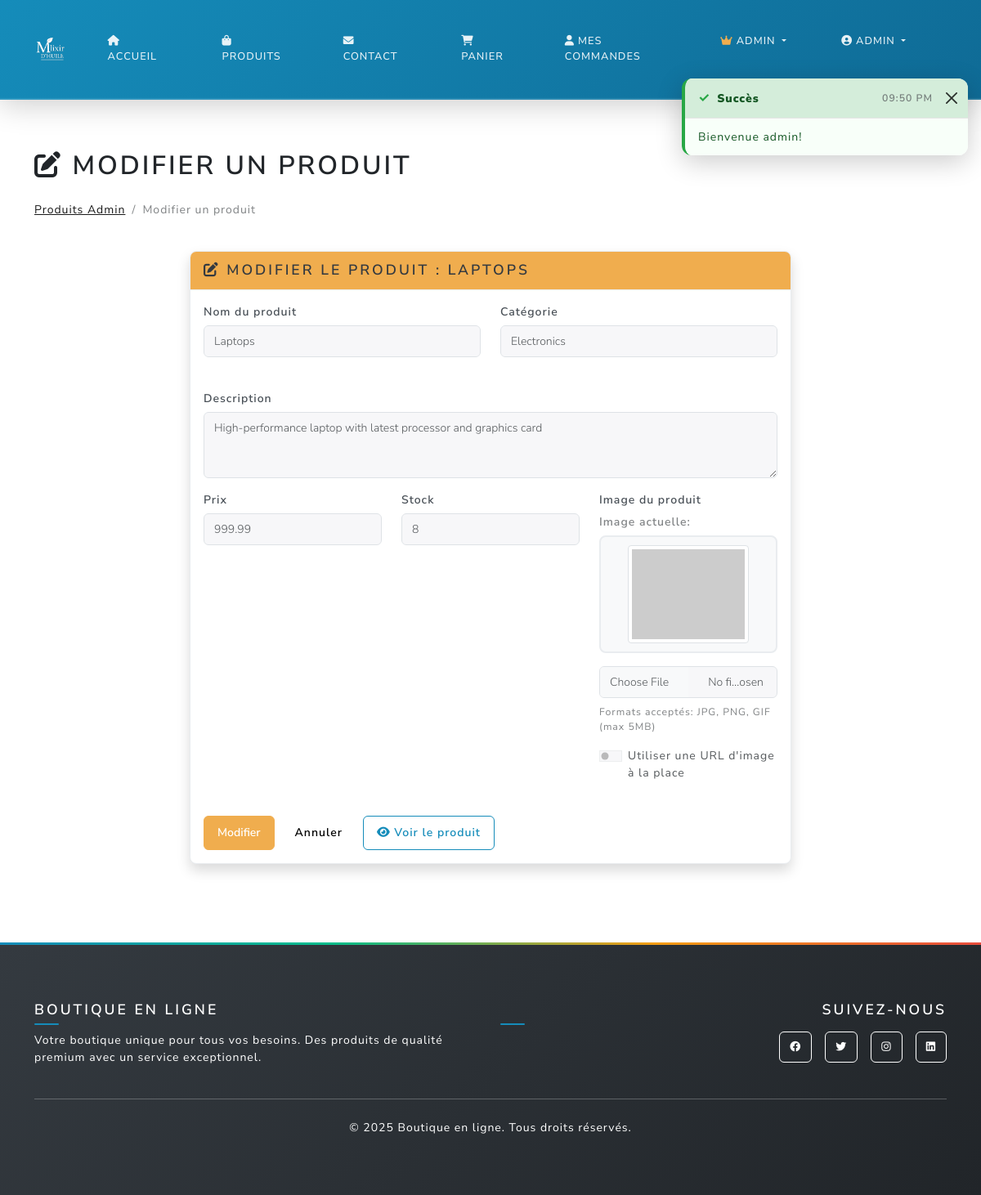
The app's page /admin/products/1/edit (signed in) with its own data.
### main.py (models this page shows)
class User(UserMixin, db.Model):
    id = db.Column(db.Integer, primary_key=True)
    username = db.Column(db.String(80), unique=True, nullable=False)
    email = db.Column(db.String(120), unique=True, nullable=False)
    password_hash = db.Column(db.String(120), nullable=False)
    phone = db.Column(db.String(20), nullable=True)
    address = db.Column(db.Text, nullable=True)
    ville = db.Column(db.String(100), nullable=True)  # NEW FIELD
    code_postal = db.Column(db.String(10), nullable=True)  # NEW FIELD
    is_admin = db.Column(db.Boolean, default=False)
    orders = db.relationship('Order', backref='user', lazy=True)

class Product(db.Model):
    id = db.Column(db.Integer, primary_key=True)
    name = db.Column(db.String(100), nullable=False)
    description = db.Column(db.Text, nullable=False)
    price = db.Column(db.Float, nullable=False)
    image_url = db.Column(db.String(200), default='https://via.placeholder.com/300x200')
    stock = db.Column(db.Integer, default=0)
    category = db.Column(db.String(50), nullable=False)

### main.py (the view, shortened to what this page needs)
@app.route('/admin/products/<int:product_id>/edit', methods=['GET', 'POST'])
@login_required
def edit_product(product_id):
    if not current_user.is_admin:
        return redirect_with_toast('home', 'Accès refusé', 'error')
    product = Product.query.get_or_404(product_id)
    form = ProductForm(obj=product)
    return render_template('edit_product.html', form=form, product=product)

### main.py
class ProductForm(FlaskForm):
    name = StringField('Product Name', validators=[DataRequired()])
    description = TextAreaField('Description', render_kw={'required': False})
    price = DecimalField('Price', validators=[DataRequired(), NumberRange(min=0)])
    stock = IntegerField('Stock', validators=[DataRequired(), NumberRange(min=0)])
    category = StringField('Category', validators=[DataRequired()])
    image_file = FileField('Image File', validators=[
        FileAllowed(['jpg', 'jpeg', 'png', 'gif'], 'Images only!')
    ])
    image_url = StringField('Image URL')
    submit = SubmitField('Add Product')

### main.py (called while the page is built, shortened)
@app.context_processor
def inject_return_stats():
    if current_user.is_authenticated:
        if current_user.is_admin:
            pending_returns = Return.query.filter_by(status='pending').count()
            return {'pending_returns_count': pending_returns}
    return {'pending_returns_count': 0}

@login_manager.user_loader
def load_user(user_id):
    return User.query.get(int(user_id))

@app.context_processor
def inject_toast_messages():
    toast_message = session.pop('toast_message', None)
    toast_type = session.pop('toast_type', None)
    return {
        'toast_message': toast_message,
        'toast_type': toast_type or 'info'
    }

@app.context_processor
def inject_cart_count():
    if current_user.is_authenticated:
        try:
            from sqlalchemy import inspect
            inspector = inspect(db.engine)
            if 'cart' in inspector.get_table_names():
                cart_count = Cart.query.filter_by(user_id=current_user.id).count()
                cart_total_quantity = db.session.query(db.func.sum(Cart.quantity))\
                    .filter_by(user_id=current_user.id).scalar() or 0
                return {
                    'cart_count': cart_count,
                    'cart_total_quantity': int(cart_total_quantity)
                }
        except Exception:
            pass
    return {'cart_count': 0, 'cart_total_quantity': 0}

def get_shipping_settings():
    settings = ShippingSettings.query.first()
    return settings

### templates/edit_product.html (shortened to what this page needs)
{% extends "base.html" %}
{% block content %}
<div style="padding-top: 80px;"></div>
<div style="padding-top: 80px;"></div>
<div class="container py-4">
  <div class="row">
    <div class="col-12">
      <h1 class="mb-4"><i class="fas fa-edit"></i> Modifier un produit</h1>
      <nav aria-label="breadcrumb">
        <ol class="breadcrumb">
          <li class="breadcrumb-item"><a href="{{ url_for('admin_products') }}">Produits Admin</a></li>
          <li class="breadcrumb-item active">Modifier un produit</li>
        </ol>
      </nav>
    </div>
  </div>
  <div class="row">
    <div class="col-md-8 mx-auto">
      <div class="card shadow">
        <div class="card-header bg-warning text-dark">
          <h5 class="mb-0"><i class="fas fa-edit"></i> Modifier le produit : {{ product.name }}</h5>
        </div>
        <div class="card-body">
          <form method="POST" enctype="multipart/form-data" id="editProductForm">
            <div class="row">
              <div class="col-md-6 mb-3">
                {{ form.name.label(class="form-label", text="Nom du produit") }}
                {{ form.name(class="form-control" + (" is-invalid" if form.name.errors else "")) }}
              </div>
              <div class="col-md-6 mb-3">
                {{ form.category.label(class="form-label", text="Catégorie") }}
                {{ form.category(class="form-control" + (" is-invalid" if form.category.errors else "")) }}
              </div>
            </div>
            <div class="mb-3">
              {{ form.description.label(class="form-label", text="Description") }}
              {{ form.description(class="form-control" + (" is-invalid" if form.description.errors else ""), rows="3") }}
            </div>
            <div class="row">
              <div class="col-md-4 mb-3">
                {{ form.price.label(class="form-label", text="Prix") }}
                {{ form.price(class="form-control" + (" is-invalid" if form.price.errors else "")) }}
              </div>
              <div class="col-md-4 mb-3">
                {{ form.stock.label(class="form-label", text="Stock") }}
                {{ form.stock(class="form-control" + (" is-invalid" if form.stock.errors else "")) }}
              </div>
              <div class="col-md-4 mb-3">
                <label class="form-label">Image du produit</label>
                <div class="current-image mb-3">
                  <label class="form-label text-muted">Image actuelle:</label>
                  <div class="current-image-container">
                    <img src="{{ product.image_url }}"
                         alt="{{ product.name }}"
                         class="img-thumbnail current-product-image"
                         style="max-width: 150px; max-height: 120px; object-fit: cover;"
                         onerror="this.src='https://via.placeholder.com/150x120?text=No+Image'">
                  </div>
                </div>
                <div class="image-upload-container">
                  <input type="file"
                         class="form-control mb-2"
                         id="image_file"
                         name="image_file"
                         accept="image/*"
                         onchange="previewImage(this, 'imagePreview')">
                  <div class="form-text">Formats acceptés: JPG, PNG, GIF (max 5MB)</div>
                </div>
                <div class="mt-3">
                  <div class="form-check form-switch">
                    <input class="form-check-input" type="checkbox" id="useUrlInstead" onchange="toggleImageInput()">
                    <label class="form-check-label" for="useUrlInstead">
                      Utiliser une URL d'image à la place
                    </label>
                  </div>
                </div>
              </div>
            </div>
            <div class="d-flex gap-2">
              {{ form.submit(class="btn btn-warning", value="Modifier", id="submitBtn") }}
              <a href="{{ url_for('admin_products') }}" class="btn btn-secondary">Annuler</a>
              <a href="{{ url_for('product_detail', product_id=product.id) }}" class="btn btn-outline-primary">
                <i class="fas fa-eye"></i> Voir le produit
              </a>
            </div>
          </form>
        </div>
      </div>
    </div>
  </div>
</div>
{% endblock %}

### templates/base.html (shortened to what this page needs)
<!DOCTYPE html>
<html lang="fr">
  <head>
    <link
      href="https://cdn.jsdelivr.net/npm/bootswatch@5.3.2/dist/lux/bootstrap.min.css"
      rel="stylesheet"
    />
    <link
      href="https://cdnjs.cloudflare.com/ajax/libs/font-awesome/6.0.0/css/all.min.css"
      rel="stylesheet"
    />
    <link
      href="{{ url_for('static', filename='css/style.css') }}"
      rel="stylesheet"
    />
  </head>
  <body>
    <nav class="navbar navbar-expand-lg navbar-dark {% if request.endpoint in ['home', 'contact'] %}navbar-transparent{% else %}navbar-solid{% endif %}" id="mainNavbar">
      <div class="container">
        <a class="navbar-brand d-flex align-items-center fw-bold" href="{{ url_for('home') }}">
          <img src="{{ url_for('static', filename='img/image1.png') }}"
               alt="E-SHOP Logo"
               style="height:40px; width:auto; border-radius:8px;">
        </a>
        <div class="collapse navbar-collapse" id="navbarNav">
          <ul class="navbar-nav me-auto">
            <li class="nav-item">
              <a class="nav-link" href="{{ url_for('home') }}">
                <i class="fas fa-home me-1"></i>Accueil
              </a>
            </li>
            <li class="nav-item">
              <a class="nav-link" href="{{ url_for('products') }}">
                <i class="fas fa-shopping-bag me-1"></i>Produits
              </a>
            </li>
            <li class="nav-item">
              <a class="nav-link" href="{{ url_for('contact') }}">
                <i class="fas fa-envelope me-1"></i>Contact
              </a>
            </li>
          </ul>
          <ul class="navbar-nav">
            {% if current_user.is_authenticated %}
              <li class="nav-item">
                <a class="nav-link position-relative" href="{{ url_for('cart') }}">
                  <i class="fas fa-shopping-cart me-1"></i>Panier
                </a>
              </li>
              <li class="nav-item">
                <a class="nav-link" href="{{ url_for('dashboard') }}">
                  <i class="fas fa-user me-1"></i>Mes commandes
                </a>
              </li>
              {% if current_user.is_admin %}
              <li class="nav-item dropdown">
                <a class="nav-link dropdown-toggle" href="#" role="button" data-bs-toggle="dropdown">
                  <i class="fas fa-crown me-1 text-warning"></i>Admin
                </a>
              </li>
              {% endif %}
              <li class="nav-item dropdown">
                <a class="nav-link dropdown-toggle" href="#" role="button" data-bs-toggle="dropdown">
                  <i class="fas fa-user-circle me-1"></i>{{ current_user.username }}
                </a>
              </li>
            {% endif %}
          </ul>
        </div>
      </div>
    </nav>
    <main>{% block content %}{% endblock %}</main>
    <footer class="bg-dark text-white py-5 mt-5">
      <div class="container">
        <div class="row">
          <div class="col-md-6">
            <h5 class="fw-bold mb-3">Boutique en ligne</h5>
            <p class="text-white">
              Votre boutique unique pour tous vos besoins. Des produits de qualité
              premium avec un service exceptionnel.
            </p>
          </div>
          <div class="col-md-6 text-md-end">
            <h5 class="fw-bold mb-3">Suivez-nous</h5>
            <div class="d-flex justify-content-md-end gap-3">
              <a href="#" class="btn btn-outline-light btn-sm">
                <i class="fab fa-facebook"></i>
              </a>
              <a href="#" class="btn btn-outline-light btn-sm">
                <i class="fab fa-twitter"></i>
              </a>
              <a href="#" class="btn btn-outline-light btn-sm">
                <i class="fab fa-instagram"></i>
              </a>
              <a href="#" class="btn btn-outline-light btn-sm">
                <i class="fab fa-linkedin"></i>
              </a>
            </div>
          </div>
        </div>
        <hr class="my-4" />
        <div class="text-center">
          <p class="text-white mb-0">
            &copy; <span id="year"></span> Boutique en ligne. Tous droits réservés.
          </p>
        </div>
      </div>
    </footer>
    <div class="toast-container position-fixed end-0 p-3" style="z-index: 1045; top: 80px;" id="toastContainer">
    </div>
  </body>
</html>

### static/css/style.css (style rules this page uses)
:root { --bs-blue: #158cba; --bs-indigo: #6610f2; --bs-purple: #6f42c1; --bs-pink: #e83e8c; --bs-red: #e74c3c; --bs-orange: #fd7e14; --bs-yellow: #f39c12; --bs-green: #00bc8c; --bs-teal: #20c997; --bs-cyan: #17a2b8; --bs-white: #fff; --bs-gray: #6c757d; --bs-gray-dark: #343a40; --bs-gray-100: #f8f9fa; --bs-gray-200: #e9ecef; --bs-gray-300: #dee2e6; --bs-gray-400: #ced4da; --bs-gray-500: #adb5bd; --bs-gray-600: #6c757d; --bs-gray-700: #495057; --bs-gray-800: #343a40; --bs-gray-900: #212529; --bs-primary: #158cba; --bs-secondary: #f8f9fa; --bs-success: #00bc8c; --bs-info: #3498db; --bs-warning: #f39c12; --bs-danger: #e74c3c; --bs-light: #f8f9fa; --bs-dark: #343a40; }
body { font-family: "Nunito Sans", -apple-system, BlinkMacSystemFont, "Segoe UI", Roboto, "Helvetica Neue", Arial, sans-serif; font-size: 0.875rem; font-weight: 400; line-height: 1.5; color: #495057; background-color: #fff; }
h1, h2, h3, h4, h5, h6 { color: #212529; font-weight: 600; margin-bottom: 0.75rem; }
h1 { font-size: 2rem; }
h5 { font-size: 1.1rem; }
.navbar { position: sticky; top: 0; z-index: 1030; padding: 0.3rem 0; background: linear-gradient(135deg, var(--bs-primary) 0%, #0f6b96 100%) !important; border-bottom: 2px solid rgba(255, 255, 255, 0.1); transition: all 0.4s cubic-bezier(0.4, 0, 0.2, 1); min-height: auto; -webkit-transition: all 0.4s cubic-bezier(0.4, 0, 0.2, 1); -moz-transition: all 0.4s cubic-bezier(0.4, 0, 0.2, 1); -ms-transition: all 0.4s cubic-bezier(0.4, 0, 0.2, 1); -o-transition: all 0.4s cubic-bezier(0.4, 0, 0.2, 1); }
main { position: relative; }
body { scroll-behavior: smooth; }
.navbar-brand { font-weight: 700; font-size: 1.2rem; color: white !important; text-shadow: 0 1px 3px rgba(0, 0, 0, 0.2); transition: all 0.4s cubic-bezier(0.4, 0, 0.2, 1); }
.navbar-nav .nav-link { font-weight: 500; font-size: 0.8rem; color: rgba(255, 255, 255, 0.9) !important; transition: all 0.4s cubic-bezier(0.4, 0, 0.2, 1); padding: 0.3rem 0.6rem; border-radius: 0.25rem; margin: 0 0.1rem; }
.navbar-nav .nav-link i { font-size: 0.8rem; transition: font-size 0.4s cubic-bezier(0.4, 0, 0.2, 1); }
.btn { border-radius: 0.375rem; font-weight: 600; text-transform: none; transition: all 0.15s ease-in-out; padding: 0.5rem 1rem; font-size: 0.875rem; border-width: 1px; }
.btn-sm { padding: 0.375rem 0.75rem; font-size: 0.8125rem; }
.btn-outline-primary { color: var(--bs-primary); border-color: var(--bs-primary); }
.card { border: 1px solid var(--bs-gray-200); border-radius: 0.5rem; box-shadow: 0 2px 8px rgba(0, 0, 0, 0.08); background-color: white; transition: all 0.3s ease; overflow: hidden; }
.card-body { padding: 1rem; }
.card-header { background-color: var(--bs-gray-100); border-bottom: 1px solid var(--bs-gray-200); font-weight: 600; padding: 0.75rem 1rem; font-size: 0.9rem; }
footer { background: linear-gradient(135deg, var(--bs-gray-800) 0%, var(--bs-gray-900) 100%); color: white; margin-top: auto; padding: 3rem 0 1.5rem; position: relative; overflow: hidden; }
footer::before { content: ''; position: absolute; top: 0; left: 0; right: 0; height: 3px; background: linear-gradient(90deg, var(--bs-primary), var(--bs-success), var(--bs-warning), var(--bs-danger)); }
footer h5 { color: white; font-weight: 600; font-size: 1.1rem; margin-bottom: 1rem; position: relative; }
footer h5::after { content: ''; position: absolute; bottom: -0.5rem; left: 0; width: 30px; height: 2px; background-color: var(--bs-primary); border-radius: 1px; }
footer p { color: var(--bs-gray-300); font-size: 0.875rem; line-height: 1.5; margin-bottom: 1rem; }
footer a { color: var(--bs-gray-300); text-decoration: none; transition: all 0.3s ease; font-size: 0.875rem; }
.form-control { border-radius: 0.375rem; border: 1px solid var(--bs-gray-300); transition: border-color 0.15s ease-in-out, box-shadow 0.15s ease-in-out; padding: 0.5rem 0.75rem; font-size: 0.875rem; }
.form-label { font-weight: 600; color: var(--bs-gray-700); font-size: 0.875rem; margin-bottom: 0.375rem; }
.container { padding-top: 1.5rem; padding-bottom: 1.5rem; }
.row { margin-bottom: 1.5rem; }
.col-md-4, .col-lg-4, .col-xl-4 { margin-bottom: 1rem; }
.fade-in { animation: fadeIn 0.4s ease-out; }

### records on screen
User: username "ADMIN"
Product: name "LAPTOPS", name "Laptops", category "Electronics", description "High-performance laptop with latest processor and graphics card", price "999.99", stock "8"
